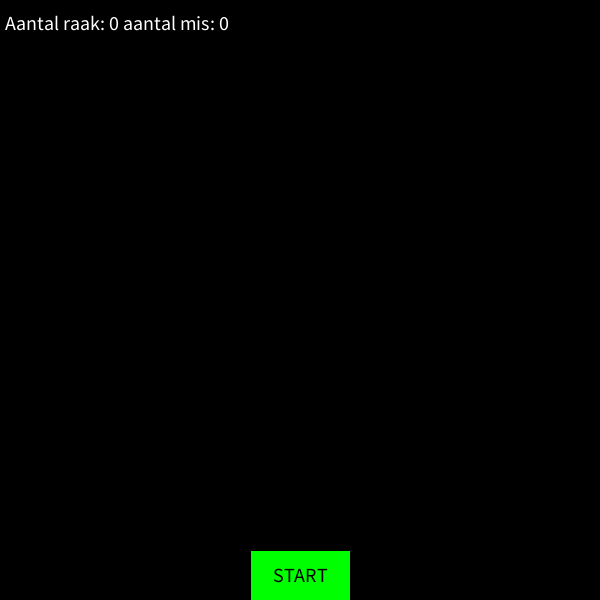
Frame 1 (no input)
Frame 60 (the mouse pressed at the canvas centre just before this capture): identical to frame 1, image omitted
Frame 120 (the mouse held since frame 60 and released just before this capture): identical to frame 1, image omitted

The Processing sketch that drew this single still picture (run headless with seeded random() and noise(); from frame 60 on, the mouse is pressed at the canvas centre):

// Processing sketch: Moduleopgave_4
// ── Moduleopgave_4.pde
/* Moduleopgave_4_Bulls_Eye
Author: Wesley Bouchard
Student number: 575976 
Date: 11-02-2019 */

int BLACK = #000000,
    WHITE = #FFFFFF,
    RED = #FF0000,
    GREEN = #00FF00,
    buttonX,
    buttonY,
    buttonWidth = 100,
    buttonHeight = 50,
    amountHit = 0,
    amountMissed = 0;

String buttonStatus = "START";

void setup() {
  size(600,600);
  pixelDensity(displayDensity());
  background(BLACK);
  smooth();
  buttonX = width/2 - 50;
  buttonY = height - 50;
}

void draw() {
  background(BLACK);
  drawButton(buttonStatus);
  scoreBoard();
}

void scoreBoard() {
  textAlign(LEFT);
  fill(WHITE);
  text("Aantal raak: " + amountHit + " aantal mis: " + amountMissed, 5, 30);
}

void drawButton(String text) {
  fill(GREEN);
  rect(buttonX, buttonY, buttonWidth, buttonHeight);
  textAlign(CENTER,CENTER);
  textSize(20);
  fill(BLACK);
  text(text, width/2, height - 25);
}

void drawTarget(int targetX) {
  ellipseMode(CORNER);
  fill(RED);
  ellipse(targetX, height/2, 50, 50);
}

void moveTarget() {
  for (int i = 0; i < width; i = i+2) {
    //background(BLACK);
    drawTarget(i);
      //delay(1);
  }
}
void buttonClicked() {
  if (mouseX > buttonX && mouseX < buttonX + buttonWidth 
      && mouseY > buttonY && mouseY < buttonY + buttonHeight) {
    if (buttonStatus == "START") {
    buttonStatus = "STOP";
    moveTarget();
    }
    else if (buttonStatus == "STOP") {
      buttonStatus = "START";
      amountHit = 0;
      amountMissed = 0;
    }
  }
}

void mouseClicked() {
  buttonClicked();
}
